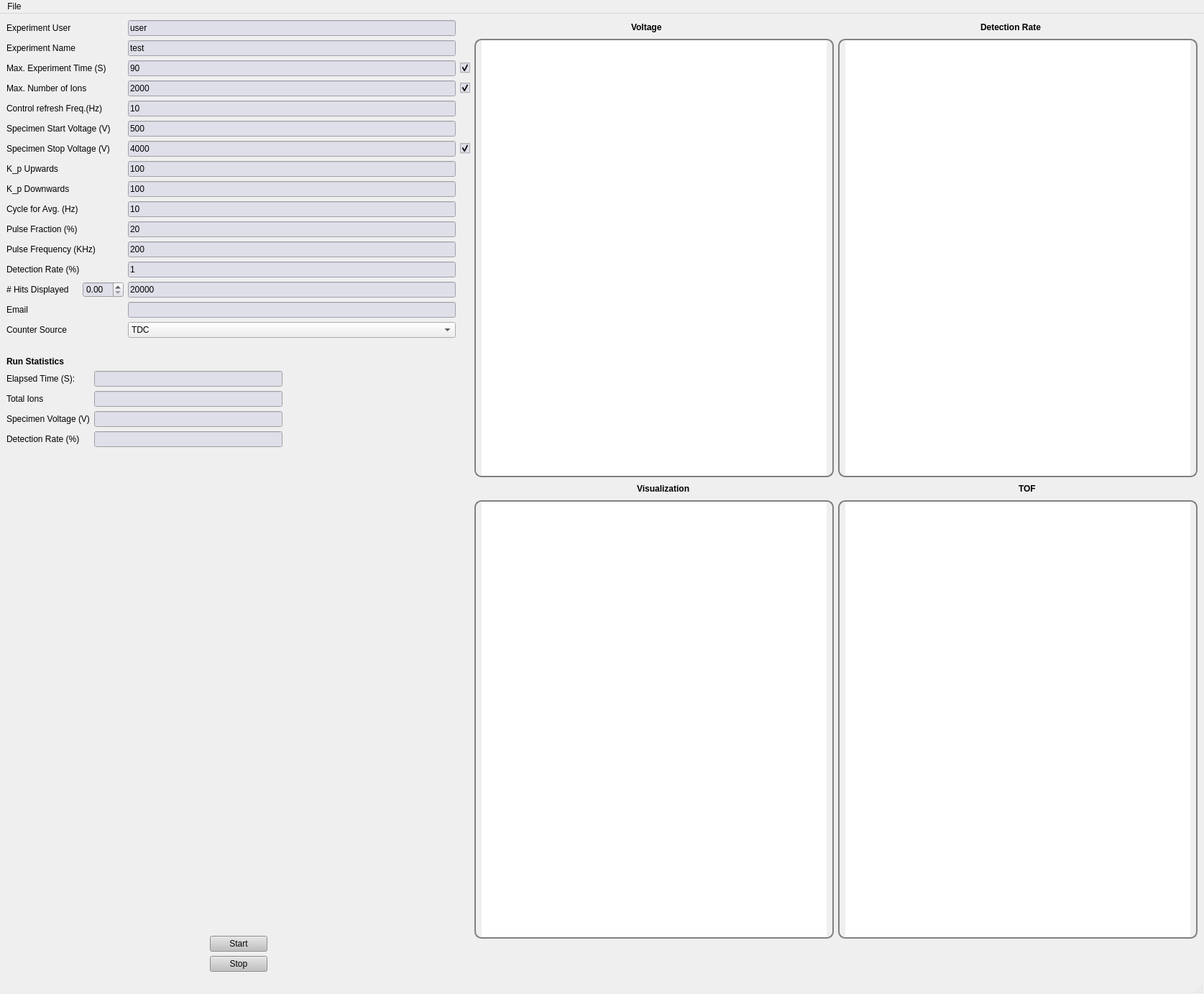
<?xml version="1.0" encoding="UTF-8"?>
<ui version="4.0">
 <class>APT_Physic</class>
 <widget class="QMainWindow" name="APT_Physic">
  <property name="geometry">
   <rect>
    <x>0</x>
    <y>0</y>
    <width>1675</width>
    <height>1383</height>
   </rect>
  </property>
  <property name="windowTitle">
   <string>APT Control Software</string>
  </property>
  <widget class="QWidget" name="centralwidget">
   <layout class="QGridLayout" name="gridLayout_4">
    <item row="0" column="0">
     <layout class="QHBoxLayout" name="horizontalLayout_5">
      <item>
       <layout class="QVBoxLayout" name="verticalLayout_2">
        <item>
         <layout class="QGridLayout" name="gridLayout_3">
          <item row="0" column="0">
           <widget class="QLabel" name="label_43">
            <property name="text">
             <string>Experiment User</string>
            </property>
           </widget>
          </item>
          <item row="0" column="2">
           <widget class="QLineEdit" name="ex_user">
            <property name="styleSheet">
             <string notr="true">QLineEdit{
background: rgb(223,223,233)
}</string>
            </property>
            <property name="text">
             <string>user</string>
            </property>
           </widget>
          </item>
          <item row="1" column="0">
           <widget class="QLabel" name="label_21">
            <property name="text">
             <string>Experiment Name</string>
            </property>
           </widget>
          </item>
          <item row="1" column="2">
           <widget class="QLineEdit" name="ex_name">
            <property name="styleSheet">
             <string notr="true">QLineEdit{
background: rgb(223,223,233)
}</string>
            </property>
            <property name="text">
             <string>test</string>
            </property>
           </widget>
          </item>
          <item row="2" column="0" colspan="2">
           <widget class="QLabel" name="label_2">
            <property name="text">
             <string>Max. Experiment Time (S)</string>
            </property>
           </widget>
          </item>
          <item row="2" column="2">
           <widget class="QLineEdit" name="ex_time">
            <property name="styleSheet">
             <string notr="true">QLineEdit{
background: rgb(223,223,233)
}</string>
            </property>
            <property name="text">
             <string>90</string>
            </property>
           </widget>
          </item>
          <item row="2" column="3">
           <widget class="QCheckBox" name="criteria_time">
            <property name="font">
             <font>
              <italic>false</italic>
             </font>
            </property>
            <property name="mouseTracking">
             <bool>true</bool>
            </property>
            <property name="styleSheet">
             <string notr="true">QCheckBox{
background: rgb(223,223,233)
}</string>
            </property>
            <property name="text">
             <string/>
            </property>
            <property name="checked">
             <bool>true</bool>
            </property>
           </widget>
          </item>
          <item row="3" column="0" colspan="2">
           <widget class="QLabel" name="label_41">
            <property name="text">
             <string>Max. Number of Ions</string>
            </property>
           </widget>
          </item>
          <item row="3" column="2">
           <widget class="QLineEdit" name="max_ions">
            <property name="styleSheet">
             <string notr="true">QLineEdit{
background: rgb(223,223,233)
}</string>
            </property>
            <property name="text">
             <string>2000</string>
            </property>
           </widget>
          </item>
          <item row="3" column="3">
           <widget class="QCheckBox" name="criteria_ions">
            <property name="font">
             <font>
              <italic>false</italic>
             </font>
            </property>
            <property name="mouseTracking">
             <bool>true</bool>
            </property>
            <property name="styleSheet">
             <string notr="true">QCheckBox{
background: rgb(223,223,233)
}</string>
            </property>
            <property name="text">
             <string/>
            </property>
            <property name="checked">
             <bool>true</bool>
            </property>
           </widget>
          </item>
          <item row="4" column="0" colspan="2">
           <widget class="QLabel" name="label_3">
            <property name="text">
             <string>Control refresh Freq.(Hz)</string>
            </property>
           </widget>
          </item>
          <item row="4" column="2">
           <widget class="QLineEdit" name="ex_freq">
            <property name="styleSheet">
             <string notr="true">QLineEdit{
background: rgb(223,223,233)
}</string>
            </property>
            <property name="text">
             <string>10</string>
            </property>
           </widget>
          </item>
          <item row="5" column="0" colspan="2">
           <widget class="QLabel" name="label_4">
            <property name="text">
             <string>Specimen Start Voltage (V)</string>
            </property>
           </widget>
          </item>
          <item row="5" column="2">
           <widget class="QLineEdit" name="vdc_min">
            <property name="styleSheet">
             <string notr="true">QLineEdit{
background: rgb(223,223,233)
}</string>
            </property>
            <property name="text">
             <string>500</string>
            </property>
           </widget>
          </item>
          <item row="6" column="0" colspan="2">
           <widget class="QLabel" name="label_5">
            <property name="text">
             <string>Specimen Stop Voltage (V)</string>
            </property>
           </widget>
          </item>
          <item row="6" column="2">
           <widget class="QLineEdit" name="vdc_max">
            <property name="styleSheet">
             <string notr="true">QLineEdit{
background: rgb(223,223,233)
}</string>
            </property>
            <property name="text">
             <string>4000</string>
            </property>
           </widget>
          </item>
          <item row="6" column="3">
           <widget class="QCheckBox" name="criteria_vdc">
            <property name="font">
             <font>
              <italic>false</italic>
             </font>
            </property>
            <property name="mouseTracking">
             <bool>true</bool>
            </property>
            <property name="styleSheet">
             <string notr="true">QCheckBox{
background: rgb(223,223,233)
}</string>
            </property>
            <property name="text">
             <string/>
            </property>
            <property name="checked">
             <bool>true</bool>
            </property>
           </widget>
          </item>
          <item row="7" column="0">
           <widget class="QLabel" name="label_6">
            <property name="text">
             <string>K_p Upwards</string>
            </property>
           </widget>
          </item>
          <item row="7" column="2">
           <widget class="QLineEdit" name="vdc_steps_up">
            <property name="styleSheet">
             <string notr="true">QLineEdit{
background: rgb(223,223,233)
}</string>
            </property>
            <property name="text">
             <string>100</string>
            </property>
           </widget>
          </item>
          <item row="8" column="0">
           <widget class="QLabel" name="label_28">
            <property name="text">
             <string>K_p Downwards</string>
            </property>
           </widget>
          </item>
          <item row="8" column="2">
           <widget class="QLineEdit" name="vdc_steps_down">
            <property name="styleSheet">
             <string notr="true">QLineEdit{
background: rgb(223,223,233)
}</string>
            </property>
            <property name="text">
             <string>100</string>
            </property>
           </widget>
          </item>
          <item row="9" column="0">
           <widget class="QLabel" name="label_20">
            <property name="text">
             <string>Cycle for Avg. (Hz)</string>
            </property>
           </widget>
          </item>
          <item row="9" column="2">
           <widget class="QLineEdit" name="cycle_avg">
            <property name="styleSheet">
             <string notr="true">QLineEdit{
background: rgb(223,223,233)
}</string>
            </property>
            <property name="text">
             <string>10</string>
            </property>
           </widget>
          </item>
          <item row="10" column="0">
           <widget class="QLabel" name="label_25">
            <property name="text">
             <string>Pulse Fraction (%)</string>
            </property>
           </widget>
          </item>
          <item row="10" column="2">
           <widget class="QLineEdit" name="pulse_fraction">
            <property name="styleSheet">
             <string notr="true">QLineEdit{
background: rgb(223,223,233)
}</string>
            </property>
            <property name="text">
             <string>20</string>
            </property>
           </widget>
          </item>
          <item row="11" column="0" colspan="2">
           <widget class="QLabel" name="label_23">
            <property name="text">
             <string>Pulse Frequency (KHz)</string>
            </property>
           </widget>
          </item>
          <item row="11" column="2">
           <widget class="QLineEdit" name="pulse_frequency">
            <property name="styleSheet">
             <string notr="true">QLineEdit{
background: rgb(223,223,233)
}</string>
            </property>
            <property name="text">
             <string>200</string>
            </property>
           </widget>
          </item>
          <item row="12" column="0" colspan="2">
           <widget class="QLabel" name="label_17">
            <property name="text">
             <string>Detection Rate (%)</string>
            </property>
           </widget>
          </item>
          <item row="12" column="2">
           <widget class="QLineEdit" name="detection_rate_init">
            <property name="styleSheet">
             <string notr="true">QLineEdit{
background: rgb(223,223,233)
}</string>
            </property>
            <property name="text">
             <string>1</string>
            </property>
           </widget>
          </item>
          <item row="13" column="0">
           <widget class="QLabel" name="label_22">
            <property name="text">
             <string># Hits Displayed</string>
            </property>
           </widget>
          </item>
          <item row="13" column="1">
           <widget class="QDoubleSpinBox" name="doubleSpinBox">
            <property name="styleSheet">
             <string notr="true">QDoubleSpinBox{
background: rgb(223,223,233)
}</string>
            </property>
           </widget>
          </item>
          <item row="13" column="2">
           <widget class="QLineEdit" name="hit_displayed">
            <property name="styleSheet">
             <string notr="true">QLineEdit{
background: rgb(223,223,233)
}</string>
            </property>
            <property name="text">
             <string>20000</string>
            </property>
           </widget>
          </item>
          <item row="14" column="0">
           <widget class="QLabel" name="label_26">
            <property name="text">
             <string>Email</string>
            </property>
           </widget>
          </item>
          <item row="14" column="2">
           <widget class="QLineEdit" name="email">
            <property name="styleSheet">
             <string notr="true">QLineEdit{
background: rgb(223,223,233)
}</string>
            </property>
            <property name="text">
             <string/>
            </property>
           </widget>
          </item>
          <item row="15" column="0">
           <widget class="QLabel" name="label_42">
            <property name="text">
             <string>Counter Source</string>
            </property>
           </widget>
          </item>
          <item row="15" column="2">
           <widget class="QComboBox" name="counter_source">
            <item>
             <property name="text">
              <string>TDC</string>
             </property>
            </item>
           </widget>
          </item>
         </layout>
        </item>
        <item>
         <spacer name="horizontalSpacer_13">
          <property name="orientation">
           <enum>Qt::Horizontal</enum>
          </property>
          <property name="sizeHint" stdset="0">
           <size>
            <width>40</width>
            <height>20</height>
           </size>
          </property>
         </spacer>
        </item>
        <item>
         <layout class="QGridLayout" name="gridLayout">
          <item row="0" column="0">
           <widget class="QLabel" name="label_11">
            <property name="font">
             <font>
              <weight>75</weight>
              <bold>true</bold>
             </font>
            </property>
            <property name="text">
             <string>Run Statistics</string>
            </property>
           </widget>
          </item>
          <item row="3" column="1">
           <widget class="QLineEdit" name="speciemen_voltage">
            <property name="styleSheet">
             <string notr="true">QLineEdit{
background: rgb(223,223,233)
}</string>
            </property>
            <property name="text">
             <string/>
            </property>
           </widget>
          </item>
          <item row="1" column="1">
           <widget class="QLineEdit" name="elapsed_time">
            <property name="styleSheet">
             <string notr="true">QLineEdit{
background: rgb(223,223,233)
}</string>
            </property>
            <property name="text">
             <string/>
            </property>
           </widget>
          </item>
          <item row="2" column="0">
           <widget class="QLabel" name="label_13">
            <property name="text">
             <string>Total Ions</string>
            </property>
           </widget>
          </item>
          <item row="1" column="0">
           <widget class="QLabel" name="label_12">
            <property name="text">
             <string>Elapsed Time (S):</string>
            </property>
           </widget>
          </item>
          <item row="3" column="0">
           <widget class="QLabel" name="label_14">
            <property name="text">
             <string>Specimen Voltage (V)</string>
            </property>
           </widget>
          </item>
          <item row="2" column="1">
           <widget class="QLineEdit" name="total_ions">
            <property name="styleSheet">
             <string notr="true">QLineEdit{
background: rgb(223,223,233)
}</string>
            </property>
            <property name="text">
             <string/>
            </property>
           </widget>
          </item>
          <item row="4" column="0">
           <widget class="QLabel" name="label_15">
            <property name="text">
             <string>Detection Rate (%)</string>
            </property>
           </widget>
          </item>
          <item row="4" column="1">
           <widget class="QLineEdit" name="detection_rate">
            <property name="styleSheet">
             <string notr="true">QLineEdit{
background: rgb(223,223,233)
}</string>
            </property>
            <property name="text">
             <string/>
            </property>
           </widget>
          </item>
          <item row="1" column="2">
           <spacer name="horizontalSpacer_9">
            <property name="orientation">
             <enum>Qt::Horizontal</enum>
            </property>
            <property name="sizeHint" stdset="0">
             <size>
              <width>40</width>
              <height>20</height>
             </size>
            </property>
           </spacer>
          </item>
         </layout>
        </item>
        <item>
         <spacer name="verticalSpacer_2">
          <property name="orientation">
           <enum>Qt::Vertical</enum>
          </property>
          <property name="sizeHint" stdset="0">
           <size>
            <width>20</width>
            <height>40</height>
           </size>
          </property>
         </spacer>
        </item>
        <item>
         <spacer name="horizontalSpacer_14">
          <property name="orientation">
           <enum>Qt::Horizontal</enum>
          </property>
          <property name="sizeHint" stdset="0">
           <size>
            <width>40</width>
            <height>20</height>
           </size>
          </property>
         </spacer>
        </item>
        <item>
         <spacer name="horizontalSpacer_15">
          <property name="orientation">
           <enum>Qt::Horizontal</enum>
          </property>
          <property name="sizeHint" stdset="0">
           <size>
            <width>40</width>
            <height>20</height>
           </size>
          </property>
         </spacer>
        </item>
        <item>
         <spacer name="horizontalSpacer_12">
          <property name="orientation">
           <enum>Qt::Horizontal</enum>
          </property>
          <property name="sizeHint" stdset="0">
           <size>
            <width>40</width>
            <height>20</height>
           </size>
          </property>
         </spacer>
        </item>
        <item>
         <spacer name="verticalSpacer">
          <property name="orientation">
           <enum>Qt::Vertical</enum>
          </property>
          <property name="sizeHint" stdset="0">
           <size>
            <width>20</width>
            <height>40</height>
           </size>
          </property>
         </spacer>
        </item>
        <item>
         <layout class="QGridLayout" name="gridLayout_2">
          <item row="1" column="0">
           <spacer name="horizontalSpacer_10">
            <property name="orientation">
             <enum>Qt::Horizontal</enum>
            </property>
            <property name="sizeHint" stdset="0">
             <size>
              <width>40</width>
              <height>20</height>
             </size>
            </property>
           </spacer>
          </item>
          <item row="2" column="1">
           <widget class="QPushButton" name="stop_button">
            <property name="styleSheet">
             <string notr="true">QPushButton{
background: rgb(193, 193, 193)
}</string>
            </property>
            <property name="text">
             <string>Stop</string>
            </property>
           </widget>
          </item>
          <item row="1" column="1">
           <widget class="QPushButton" name="start_button">
            <property name="styleSheet">
             <string notr="true">QPushButton{
background: rgb(193, 193, 193)
}</string>
            </property>
            <property name="text">
             <string>Start</string>
            </property>
           </widget>
          </item>
          <item row="1" column="2">
           <spacer name="horizontalSpacer_11">
            <property name="orientation">
             <enum>Qt::Horizontal</enum>
            </property>
            <property name="sizeHint" stdset="0">
             <size>
              <width>40</width>
              <height>20</height>
             </size>
            </property>
           </spacer>
          </item>
         </layout>
        </item>
       </layout>
      </item>
      <item>
       <layout class="QVBoxLayout" name="verticalLayout">
        <item>
         <layout class="QHBoxLayout" name="horizontalLayout_4">
          <item>
           <spacer name="horizontalSpacer_7">
            <property name="orientation">
             <enum>Qt::Horizontal</enum>
            </property>
            <property name="sizeHint" stdset="0">
             <size>
              <width>40</width>
              <height>20</height>
             </size>
            </property>
           </spacer>
          </item>
          <item>
           <widget class="QLabel" name="label_7">
            <property name="font">
             <font>
              <weight>75</weight>
              <bold>true</bold>
             </font>
            </property>
            <property name="text">
             <string>Voltage</string>
            </property>
           </widget>
          </item>
          <item>
           <spacer name="horizontalSpacer_5">
            <property name="orientation">
             <enum>Qt::Horizontal</enum>
            </property>
            <property name="sizeHint" stdset="0">
             <size>
              <width>40</width>
              <height>20</height>
             </size>
            </property>
           </spacer>
          </item>
          <item>
           <spacer name="horizontalSpacer_6">
            <property name="orientation">
             <enum>Qt::Horizontal</enum>
            </property>
            <property name="sizeHint" stdset="0">
             <size>
              <width>40</width>
              <height>20</height>
             </size>
            </property>
           </spacer>
          </item>
          <item>
           <widget class="QLabel" name="label_10">
            <property name="font">
             <font>
              <weight>75</weight>
              <bold>true</bold>
             </font>
            </property>
            <property name="text">
             <string>Detection Rate</string>
            </property>
           </widget>
          </item>
          <item>
           <spacer name="horizontalSpacer_8">
            <property name="orientation">
             <enum>Qt::Horizontal</enum>
            </property>
            <property name="sizeHint" stdset="0">
             <size>
              <width>40</width>
              <height>20</height>
             </size>
            </property>
           </spacer>
          </item>
         </layout>
        </item>
        <item>
         <layout class="QHBoxLayout" name="horizontalLayout_2">
          <item>
           <widget class="QGraphicsView" name="vdc_time">
            <property name="minimumSize">
             <size>
              <width>500</width>
              <height>500</height>
             </size>
            </property>
            <property name="styleSheet">
             <string notr="true">QWidget{
border: 2px solid gray;
border-radius: 10px;
padding: 0 8px;
}</string>
            </property>
           </widget>
          </item>
          <item>
           <widget class="QGraphicsView" name="detection_rate_viz">
            <property name="minimumSize">
             <size>
              <width>500</width>
              <height>500</height>
             </size>
            </property>
            <property name="styleSheet">
             <string notr="true">QWidget{
border: 2px solid gray;
border-radius: 10px;
padding: 0 8px;
}</string>
            </property>
           </widget>
          </item>
         </layout>
        </item>
        <item>
         <layout class="QHBoxLayout" name="horizontalLayout_3">
          <item>
           <spacer name="horizontalSpacer_3">
            <property name="orientation">
             <enum>Qt::Horizontal</enum>
            </property>
            <property name="sizeHint" stdset="0">
             <size>
              <width>40</width>
              <height>20</height>
             </size>
            </property>
           </spacer>
          </item>
          <item>
           <widget class="QLabel" name="label_19">
            <property name="font">
             <font>
              <weight>75</weight>
              <bold>true</bold>
             </font>
            </property>
            <property name="text">
             <string>Visualization</string>
            </property>
           </widget>
          </item>
          <item>
           <spacer name="horizontalSpacer_2">
            <property name="orientation">
             <enum>Qt::Horizontal</enum>
            </property>
            <property name="sizeHint" stdset="0">
             <size>
              <width>40</width>
              <height>20</height>
             </size>
            </property>
           </spacer>
          </item>
          <item>
           <spacer name="horizontalSpacer">
            <property name="orientation">
             <enum>Qt::Horizontal</enum>
            </property>
            <property name="sizeHint" stdset="0">
             <size>
              <width>40</width>
              <height>20</height>
             </size>
            </property>
           </spacer>
          </item>
          <item>
           <widget class="QLabel" name="label_24">
            <property name="font">
             <font>
              <weight>75</weight>
              <bold>true</bold>
             </font>
            </property>
            <property name="text">
             <string>TOF</string>
            </property>
           </widget>
          </item>
          <item>
           <spacer name="horizontalSpacer_4">
            <property name="orientation">
             <enum>Qt::Horizontal</enum>
            </property>
            <property name="sizeHint" stdset="0">
             <size>
              <width>40</width>
              <height>20</height>
             </size>
            </property>
           </spacer>
          </item>
         </layout>
        </item>
        <item>
         <layout class="QHBoxLayout" name="horizontalLayout">
          <item>
           <widget class="QGraphicsView" name="visualization">
            <property name="minimumSize">
             <size>
              <width>500</width>
              <height>500</height>
             </size>
            </property>
            <property name="styleSheet">
             <string notr="true">QWidget{
border: 2px solid gray;
border-radius: 10px;
padding: 0 8px;
}</string>
            </property>
           </widget>
          </item>
          <item>
           <widget class="QGraphicsView" name="histogram">
            <property name="minimumSize">
             <size>
              <width>500</width>
              <height>500</height>
             </size>
            </property>
            <property name="styleSheet">
             <string notr="true">QWidget{
border: 2px solid gray;
border-radius: 10px;
padding: 0 8px;
}</string>
            </property>
           </widget>
          </item>
         </layout>
        </item>
        <item>
         <widget class="QLabel" name="Error">
          <property name="font">
           <font>
            <pointsize>13</pointsize>
            <weight>75</weight>
            <bold>true</bold>
            <strikeout>false</strikeout>
           </font>
          </property>
          <property name="text">
           <string>&lt;html&gt;&lt;head/&gt;&lt;body&gt;&lt;p&gt;&lt;br/&gt;&lt;/p&gt;&lt;/body&gt;&lt;/html&gt;</string>
          </property>
          <property name="alignment">
           <set>Qt::AlignCenter</set>
          </property>
          <property name="textInteractionFlags">
           <set>Qt::LinksAccessibleByMouse</set>
          </property>
         </widget>
        </item>
       </layout>
      </item>
     </layout>
    </item>
   </layout>
  </widget>
  <widget class="QMenuBar" name="menubar">
   <property name="geometry">
    <rect>
     <x>0</x>
     <y>0</y>
     <width>1675</width>
     <height>38</height>
    </rect>
   </property>
   <widget class="QMenu" name="menuFile">
    <property name="title">
     <string>File</string>
    </property>
    <addaction name="actionExit"/>
   </widget>
   <addaction name="menuFile"/>
  </widget>
  <widget class="QStatusBar" name="statusbar"/>
  <action name="actionExit">
   <property name="text">
    <string>Exit</string>
   </property>
  </action>
 </widget>
 <resources/>
 <connections/>
</ui>
